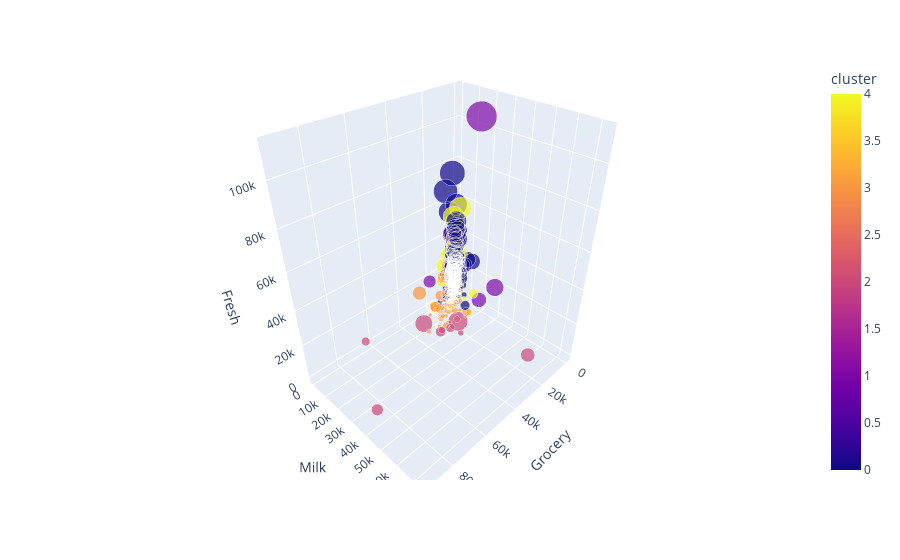

This figure's notebook cell:
### Code cell
fig = px.scatter_3d(dataset, x="Grocery", y="Milk", z="Fresh", color='cluster', size="Fresh", size_max=30)
fig.show()

### Figure 1 — Plotly figure (JSON) as saved in the notebook; plotly's stock layout.template omitted (floating-point values rounded to 4 significant figures; data arrays with more than 128 entries replaced by an {"elided": "..."} marker saying what was removed)
{"data": [{"hovertemplate": "Grocery=%{x}<br>Milk=%{y}<br>Fresh=%{marker.size}<br>cluster=%{marker.color}<extra></extra>", "legendgroup": "", "marker": {"color": {"elided": "440 int values"}, "coloraxis": "coloraxis", "size": {"elided": "440 int values"}, "sizemode": "area", "sizeref": 124.6, "symbol": "circle"}, "mode": "markers", "name": "", "scene": "scene", "showlegend": false, "type": "scatter3d", "x": {"elided": "440 int values"}, "y": {"elided": "440 int values"}, "z": {"elided": "440 int values"}}], "layout": {"coloraxis": {"colorbar": {"title": {"text": "cluster"}}, "colorscale": [[0, "#0d0887"], [0.1111, "#46039f"], [0.2222, "#7201a8"], [0.3333, "#9c179e"], [0.4444, "#bd3786"], [0.5556, "#d8576b"], [0.6667, "#ed7953"], [0.7778, "#fb9f3a"], [0.8889, "#fdca26"], [1, "#f0f921"]]}, "legend": {"itemsizing": "constant", "tracegroupgap": 0}, "margin": {"t": 60}, "scene": {"domain": {"x": [0, 1], "y": [0, 1]}, "xaxis": {"title": {"text": "Grocery"}}, "yaxis": {"title": {"text": "Milk"}}, "zaxis": {"title": {"text": "Fresh"}}}}}
